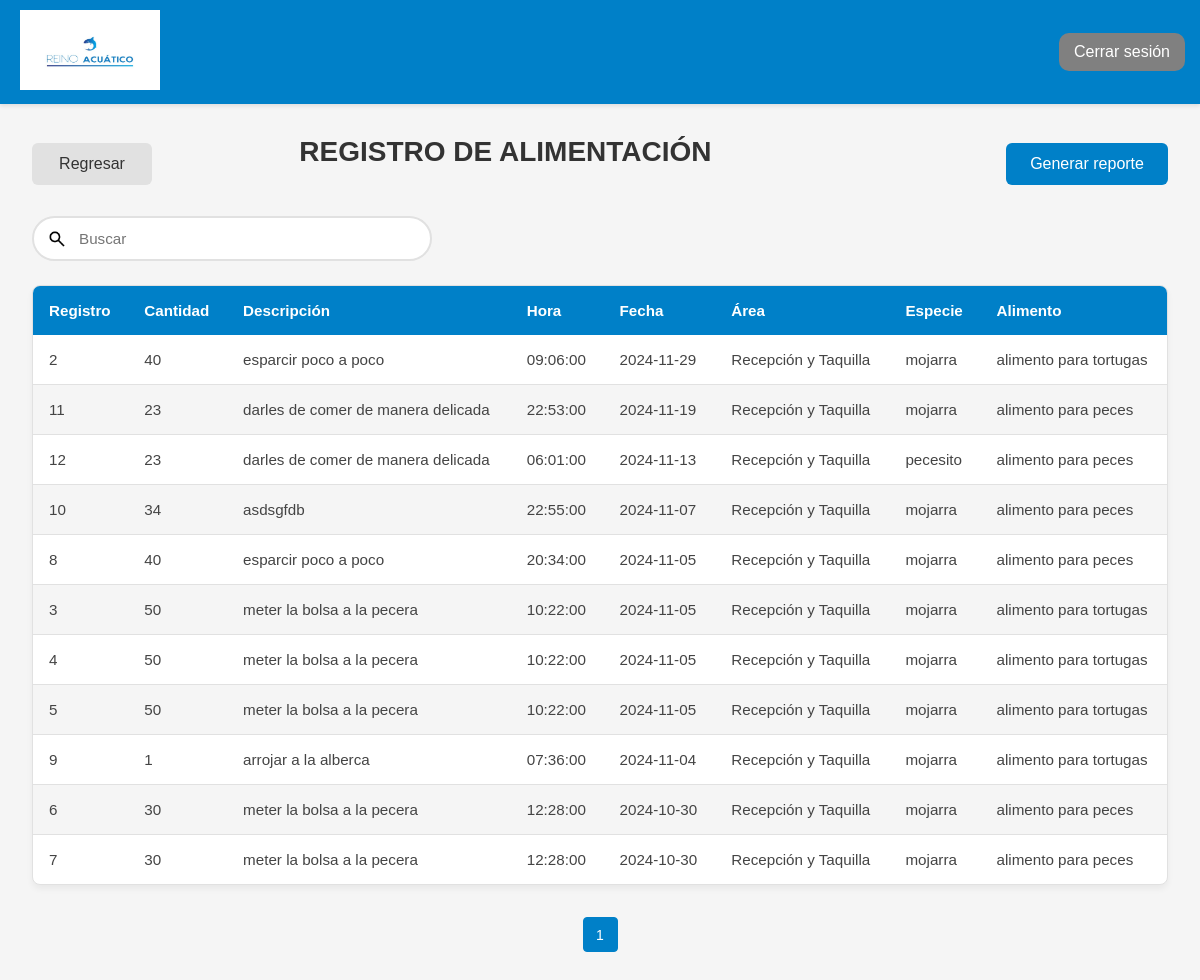
The app's page /views/tabla_alimentacion.php (signed in) with its own data.
### tables this page shows
CREATE TABLE `alimentacion` (
  `pk_alimentacion` smallint(6) NOT NULL,
  `fk_especie` smallint(6) NOT NULL,
  `cantidad` text NOT NULL,
  `descripcion` varchar(255) NOT NULL,
  `fk_inventario` smallint(6) NOT NULL,
  `fecha` date NOT NULL,
  `hora` time NOT NULL,
  `fk_area` smallint(6) NOT NULL
);

CREATE TABLE `area` (
  `pk_area` smallint(6) NOT NULL,
  `nombre` varchar(45) NOT NULL,
  `zona` varchar(100) NOT NULL,
  `lugar` varchar(150) NOT NULL,
  `piso` smallint(6) NOT NULL
);

CREATE TABLE `especie` (
  `pk_especie` smallint(6) NOT NULL,
  `nombre` varchar(50) NOT NULL,
  `descripcion` text DEFAULT NULL,
  `habitad` text NOT NULL,
  `temperatura` varchar(30) NOT NULL,
  `cuidados` text NOT NULL,
  `img_especie` text DEFAULT NULL,
  `fk_tipo_especie` smallint(6) NOT NULL,
  `fk_alimento` smallint(11) NOT NULL,
  `estatus` int(11) NOT NULL
);

CREATE TABLE `inventario` (
  `pk_inventario` smallint(6) NOT NULL,
  `codigo` varchar(45) NOT NULL,
  `nombre` varchar(50) NOT NULL,
  `stock` varchar(45) NOT NULL,
  `descripcion` varchar(200) NOT NULL,
  `fecha` date NOT NULL,
  `fk_categoria` smallint(6) NOT NULL,
  `estatus` smallint(6) NOT NULL
);

### Class/clase_conexion.php (called while the page is built, shortened)
<?php
class Conexion {
    public static function conectar() {
        $servidor = "localhost";
        $usuario = "root";
        $contraseña = "";
        $nom_base_datos = "ges_acuario6";
        $conectar = new mysqli($servidor, $usuario, $contraseña, $nom_base_datos);
        return $conectar;
    }
}
?>

### views/tabla_alimentacion.php (the view, shortened to what this page needs)
<?php
include '../functions/mostrar_alimentacion.php';
$alimentacion = new Alimentacion();
$pagina = isset($_GET['pagina']) ? (int)$_GET['pagina'] : 1;
$porPagina = 30;
$resultado = $alimentacion->obtener_alimentacion_paginado($pagina, $porPagina);
?>
<!DOCTYPE html>
<html lang="es">
<head>
    <link rel="stylesheet" href="../Styles/tabla.css">
</head>
<body>
    <?php include 'layout/header.php'; ?>
    <div class="contenido">
        <div class="tabla">
            <div class="controles">
                <a onclick="window.location.href='panel.php'" class="btn">Regresar</a>
                <h2>REGISTRO DE ALIMENTACIÓN</h2><br>
                <div>
                    <a href="../fpdf/reporte_alimentacion.php" target="_blank" class="generar-reporte">Generar reporte</a>
                </div>
            </div>
            <form method="get" action="" class="buscador">
                <div class="search-content">
                    <input type="text" name="busqueda" id="busqueda"
                        placeholder="Buscar"
                        class="input"
                        onkeyup="buscarAlimentacion()">
                </div>
            </form>
            <table>
                <thead>
                    <tr>
                        <th>Registro</th>
                        <th>Cantidad</th>
                        <th>Descripción</th>
                        <th>Hora</th>
                        <th>Fecha</th>
                        <th>Área</th>
                        <th>Especie</th>
                        <th>Alimento</th>
                    </tr>
                </thead>
                <tbody id="tabla-resultados">
                    <?php if (!empty($resultado['datos'])): ?>
                        <?php foreach ($resultado['datos'] as $programacion): ?>
                            <tr>
                                <td><?php echo htmlspecialchars($programacion['pk_alimentacion']); ?></td>
                                <td><?php echo htmlspecialchars($programacion['cantidad']); ?></td>
                                <td><?php echo htmlspecialchars($programacion['descripcion']); ?></td>
                                <td><?php echo htmlspecialchars($programacion['hora']); ?></td>
                                <td><?php echo htmlspecialchars($programacion['fecha']); ?></td>
                                <td><?php echo htmlspecialchars($programacion['nombre_area']); ?></td>
                                <td><?php echo htmlspecialchars($programacion['nombre_especie']); ?></td>
                                <td><?php echo htmlspecialchars($programacion['nombre_alimento']); ?></td>
                            </tr>
                        <?php endforeach; ?>
                    <?php else: ?>
                        <tr>
                            <td colspan="8">No hay programaciones de alimentación registradas.</td>
                        </tr>
                    <?php endif; ?>
                </tbody>
            </table>
            <?php echo generarPaginacionAlimentacion($resultado['totalPaginas'], $resultado['paginaActual']); ?>
        </div>
    </div>
</body>
</html>

### Styles/tabla.css (style rules this page uses)
* { margin: 0; padding: 0; box-sizing: border-box; font-family: 'Segoe UI', Tahoma, Geneva, Verdana, sans-serif; }
body { background-color: #f5f5f5; min-height: 100vh; }
.contenido { display: flex; min-height: calc(100vh - 100px); }
.tabla { flex: 1; padding: 2rem; margin: 0; width: auto; }
.tabla h2 { color: #333; margin-bottom: 1.5rem; font-size: 1.75rem; }
.controles { display: flex; justify-content: space-between; align-items: center; margin-bottom: 1.5rem; }
.generar-reporte { background-color: #0080c8; color: white; padding: 0.75rem 1.5rem; border-radius: 6px; text-decoration: none; transition: all 0.3s ease; display: inline-flex; align-items: center; gap: 0.5rem; }
.buscador { margin-bottom: 1.5rem; }
.search-content { position: relative; width: 100%; }
.input { width: 100%; max-width: 400px; padding: 12px 20px 12px 45px; border: 2px solid #e1e1e1; border-radius: 100px; font-size: 0.95rem; transition: all 0.3s ease; background-color: white; }
table { width: 100%; background-color: white; border-radius: 8px; overflow: hidden; border: 1px solid #e1e1e1; border-collapse: separate; border-spacing: 0; box-shadow: 0 4px 6px rgba(0,0,0,0.05); }
thead { background-color: #0080c8; }
th { color: white; font-weight: 600; padding: 1rem; text-align: left; font-size: 0.95rem; border: none; }
td { padding: 1rem; border-bottom: 1px solid #e1e1e1; color: #444; font-size: 0.95rem; text-align: left; }
tr:last-child td { border-bottom: none; }
table tr:nth-child(even) { background-color: whitesmoke; }
.btn { padding: 12px 24px; border: none; border-radius: 6px; font-size: 1rem; font-weight: 500; cursor: pointer; transition: all 0.3s ease; text-decoration: none; display: inline-flex; align-items: center; justify-content: center; min-width: 120px; background-color: #e1e1e1; color: #333; }

### views/layout/header.php (style rules this page uses)
* { margin: 0; padding: 0; box-sizing: border-box; font-family: 'Heebo', Arial, Helvetica, 'Nimbus Sans L', sans-serif; ; }

### records on screen
alimentacion: pk_alimentacion "2", cantidad "40", descripcion "esparcir poco a poco", hora "09:06:00", fecha "2024-11-29", fk_area.nombre "Recepción y Taquilla", fk_especie.nombre "mojarra", fk_inventario.nombre "alimento para tortugas"
alimentacion: pk_alimentacion "11", cantidad "23", descripcion "darles de comer de manera delicada", hora "22:53:00", fecha "2024-11-19", fk_area.nombre "Recepción y Taquilla", fk_especie.nombre "mojarra", fk_inventario.nombre "alimento para peces"
alimentacion: pk_alimentacion "12", cantidad "23", descripcion "darles de comer de manera delicada", hora "06:01:00", fecha "2024-11-13", fk_area.nombre "Recepción y Taquilla", fk_especie.nombre "pecesito", fk_inventario.nombre "alimento para peces"
alimentacion: pk_alimentacion "10", cantidad "34", descripcion "asdsgfdb", hora "22:55:00", fecha "2024-11-07", fk_area.nombre "Recepción y Taquilla", fk_especie.nombre "mojarra", fk_inventario.nombre "alimento para peces"
alimentacion: pk_alimentacion "8", cantidad "40", descripcion "esparcir poco a poco", hora "20:34:00", fecha "2024-11-05", fk_area.nombre "Recepción y Taquilla", fk_especie.nombre "mojarra", fk_inventario.nombre "alimento para peces"
alimentacion: pk_alimentacion "3", cantidad "50", descripcion "meter la bolsa a la pecera", hora "10:22:00", fecha "2024-11-05", fk_area.nombre "Recepción y Taquilla", fk_especie.nombre "mojarra", fk_inventario.nombre "alimento para tortugas"
alimentacion: pk_alimentacion "4", cantidad "50", descripcion "meter la bolsa a la pecera", hora "10:22:00", fecha "2024-11-05", fk_area.nombre "Recepción y Taquilla", fk_especie.nombre "mojarra", fk_inventario.nombre "alimento para tortugas"
alimentacion: pk_alimentacion "5", cantidad "50", descripcion "meter la bolsa a la pecera", hora "10:22:00", fecha "2024-11-05", fk_area.nombre "Recepción y Taquilla", fk_especie.nombre "mojarra", fk_inventario.nombre "alimento para tortugas"
alimentacion: pk_alimentacion "9", cantidad "1", descripcion "arrojar a la alberca", hora "07:36:00", fecha "2024-11-04", fk_area.nombre "Recepción y Taquilla", fk_especie.nombre "mojarra", fk_inventario.nombre "alimento para tortugas"
alimentacion: pk_alimentacion "6", cantidad "30", descripcion "meter la bolsa a la pecera", hora "12:28:00", fecha "2024-10-30", fk_area.nombre "Recepción y Taquilla", fk_especie.nombre "mojarra", fk_inventario.nombre "alimento para peces"
alimentacion: pk_alimentacion "7", cantidad "30", descripcion "meter la bolsa a la pecera", hora "12:28:00", fecha "2024-10-30", fk_area.nombre "Recepción y Taquilla", fk_especie.nombre "mojarra", fk_inventario.nombre "alimento para peces"
